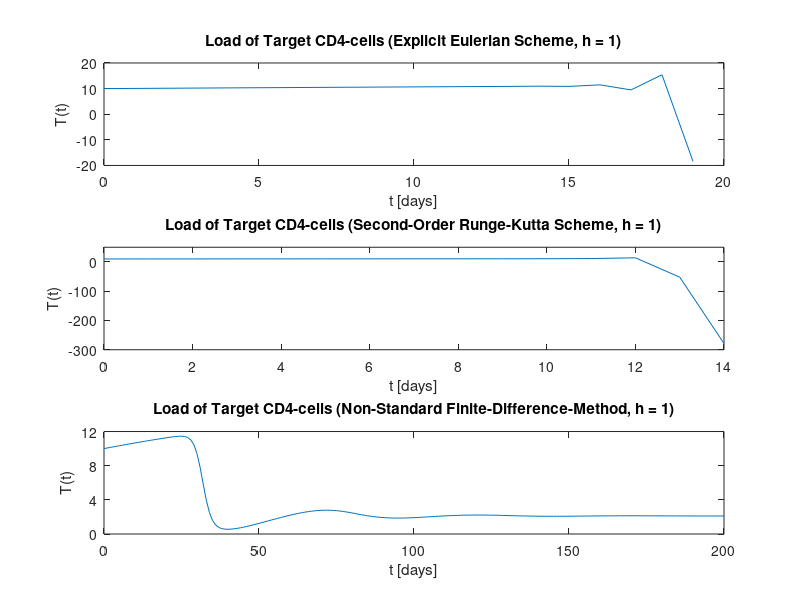

Write the MATLAB code that produced this figure.
% Numerical Simulation Of Primary HIV-Infection

% Step 1: Initial Conditions And Problem Parameters
% Compare Stafford et al. 2000/ Alizon & Magnus 2012

% Initial Conditions

T_zero   = 10;
T_i_zero = 0;
V_zero   = 0.000001;

% Problem Parameters

r     = 0.17;
beta  = 0.00065;
d     = 0.01;
delta = 0.39;
pig   = 850;
c     = 3;

% Step 2: Equilibrium Point

T_star   = (c*delta)/(beta*pig);
T_i_star = (beta*pig*r-c*d*delta)/(beta*delta*pig);
V_star   = (beta*pig*r-c*d*delta)/(beta*c*delta);

% Step 3: Problem Definition

T            = 200;
h            = 1;
t            = 0:h:T;
t            = t';
T_ee         = zeros(length(t),1);
T_rk2        = zeros(length(t),1);
T_nsfdm      = zeros(length(t),1);
T_i_ee       = zeros(length(t),1);
T_i_rk2      = zeros(length(t),1);
T_i_nsfdm    = zeros(length(t),1);
V_ee         = zeros(length(t),1);
V_rk2        = zeros(length(t),1);
V_nsfdm      = zeros(length(t),1);
T_ee(1)      = T_zero;
T_rk2(1)     = T_zero;
T_nsfdm(1)   = T_zero;
T_i_ee(1)    = T_i_zero;
T_i_rk2(1)   = T_i_zero;
T_i_nsfdm(1) = T_i_zero;
V_ee(1)      = V_zero;
V_rk2(1)     = V_zero;
V_nsfdm(1)   = V_zero;

% Step 3.1: Solve Explicit Eulerian Scheme

for j = 1:1:(length(t)-1)
  T_ee(j+1)   = T_ee(j)   + h*(r - beta*V_ee(j)*T_ee(j) - d*T_ee(j));
  T_i_ee(j+1) = T_i_ee(j) + h*(beta*V_ee(j)*T_ee(j) - delta*T_i_ee(j));
  V_ee(j+1)   = V_ee(j)   + h*(pig*T_i_ee(j) - c*V_ee(j));
endfor

% Step 3.2: Solve RK2 Scheme

f1 = @(x,y,z) r - beta*x*z - d*x;
f2 = @(x,y,z) beta*x*z - delta*y;
f3 = @(x,y,z) pig*y - c*z;

for j = 1:1:(length(t)-1)
   k1_x         = f1(T_rk2(j),T_i_rk2(j),V_rk2(j));
   k1_y         = f2(T_rk2(j),T_i_rk2(j),V_rk2(j));
   k1_z         = f3(T_rk2(j),T_i_rk2(j),V_rk2(j));
   k2_x         = f1(T_rk2(j) + h*k1_x, T_i_rk2(j) + h*k1_y, V_rk2(j) + h*k1_z);
   k2_y         = f2(T_rk2(j) + h*k1_x, T_i_rk2(j) + h*k1_y, V_rk2(j) + h*k1_z);
   k2_z         = f3(T_rk2(j) + h*k1_x, T_i_rk2(j) + h*k1_y, V_rk2(j) + h*k1_z);
   T_rk2(j+1)   = T_rk2(j)   + (h/2)*(k1_x+k2_x);
   T_i_rk2(j+1) = T_i_rk2(j) + (h/2)*(k1_y+k2_y);
   V_rk2(j+1)   = V_rk2(j)   + (h/2)*(k1_z+k2_z);
endfor

% Step 3.3: Solve NSFDM Scheme

for j = 1:1:(length(t)-1)
   T_nsfdm(j+1)   = (T_nsfdm(j) + h*r)/(1 + h*beta*V_nsfdm(j) + h*d);
   T_i_nsfdm(j+1) = (T_i_nsfdm(j) + h*beta*T_nsfdm(j+1)*V_nsfdm(j))/(1 + h*delta);
   V_nsfdm(j+1)   = (V_nsfdm(j) + h*pig*T_i_nsfdm(j+1))/(1 + h*c);
endfor

% Step 4: Plotting Of Solutions

figure(1)

subplot(3,1,1);
plot(t(1:1:20),T_ee(1:1:20));
title('Load of Target CD4-cells (Explicit Eulerian Scheme, h = 1)');
xlabel('t [days]');
ylabel('T(t)','interpreter','tex');

subplot(3,1,2);
plot(t(1:1:15),T_rk2(1:1:15));
title('Load of Target CD4-cells (Second-Order Runge-Kutta Scheme, h = 1)');
xlabel('t [days]');
ylabel('T(t)','interpreter','tex');
yticks([-300 -200 -100 0]);

subplot(3,1,3);
plot(t,T_nsfdm);
title('Load of Target CD4-cells (Non-Standard Finite-Difference-Method, h = 1)');
xlabel('t [days]');
ylabel('T(t)','interpreter','tex');
yticks([0 4 8 12]);

##figure(2)
##
##subplot(3,1,1);
##plot(t,T_ee);
##title('Load of Target CD4-cells (Explicit Eulerian Scheme, h = 0.1)');
##xlabel('t [days]');
##ylabel('T(t)','interpreter','tex');
##yticks([0 4 8 12]);
##
##subplot(3,1,2);
##plot(t,T_rk2);
##title('Load of Target CD4-cells (Second-Order Runge-Kutta Scheme, h = 0.1)');
##xlabel('t [days]');
##ylabel('T(t)','interpreter','tex');
##yticks([0 4 8 12]);
##
##subplot(3,1,3);
##plot(t,T_nsfdm);
##title('Load of Target CD4-cells (Non-Standard Finite-Difference-Method, h = 0.1)');
##xlabel('t [days]');
##ylabel('T(t)','interpreter','tex');
##yticks([0 4 8 12]);